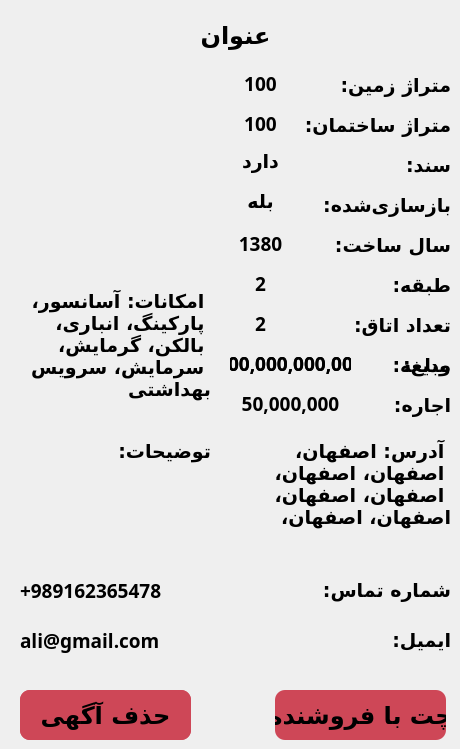
    <widget class="QWidget" name="page_Details_Apartment">
     <widget class="QLabel" name="label_detail_apartment_title">
      <property name="geometry">
       <rect>
        <x>20</x>
        <y>10</y>
        <width>431</width>
        <height>51</height>
       </rect>
      </property>
      <property name="font">
       <font>
        <family>B Nazanin</family>
        <pointsize>18</pointsize>
        <weight>75</weight>
        <bold>true</bold>
       </font>
      </property>
      <property name="text">
       <string>عنوان</string>
      </property>
      <property name="alignment">
       <set>Qt::AlignCenter</set>
      </property>
      <property name="wordWrap">
       <bool>true</bool>
      </property>
     </widget>
     <widget class="QLabel" name="label_41">
      <property name="geometry">
       <rect>
        <x>300</x>
        <y>310</y>
        <width>151</width>
        <height>31</height>
       </rect>
      </property>
      <property name="font">
       <font>
        <family>B Nazanin</family>
        <pointsize>14</pointsize>
        <weight>75</weight>
        <bold>true</bold>
       </font>
      </property>
      <property name="text">
       <string>تعداد اتاق:</string>
      </property>
      <property name="alignment">
       <set>Qt::AlignLeading|Qt::AlignLeft|Qt::AlignVCenter</set>
      </property>
      <property name="wordWrap">
       <bool>true</bool>
      </property>
     </widget>
     <widget class="QLabel" name="label_42">
      <property name="geometry">
       <rect>
        <x>300</x>
        <y>270</y>
        <width>151</width>
        <height>31</height>
       </rect>
      </property>
      <property name="font">
       <font>
        <family>B Nazanin</family>
        <pointsize>14</pointsize>
        <weight>75</weight>
        <bold>true</bold>
       </font>
      </property>
      <property name="text">
       <string>طبقه:</string>
      </property>
      <property name="alignment">
       <set>Qt::AlignLeading|Qt::AlignLeft|Qt::AlignVCenter</set>
      </property>
      <property name="wordWrap">
       <bool>true</bool>
      </property>
     </widget>
     <widget class="QLabel" name="label_43">
      <property name="geometry">
       <rect>
        <x>300</x>
        <y>230</y>
        <width>151</width>
        <height>31</height>
       </rect>
      </property>
      <property name="font">
       <font>
        <family>B Nazanin</family>
        <pointsize>14</pointsize>
        <weight>75</weight>
        <bold>true</bold>
       </font>
      </property>
      <property name="text">
       <string>سال ساخت:</string>
      </property>
      <property name="alignment">
       <set>Qt::AlignLeading|Qt::AlignLeft|Qt::AlignVCenter</set>
      </property>
      <property name="wordWrap">
       <bool>true</bool>
      </property>
     </widget>
     <widget class="QPushButton" name="pushButton_detail_apartment_report">
      <property name="geometry">
       <rect>
        <x>20</x>
        <y>690</y>
        <width>171</width>
        <height>50</height>
       </rect>
      </property>
      <property name="font">
       <font>
        <family>B Nazanin</family>
        <pointsize>18</pointsize>
        <weight>75</weight>
        <bold>true</bold>
       </font>
      </property>
      <property name="cursor">
       <cursorShape>PointingHandCursor</cursorShape>
      </property>
      <property name="styleSheet">
       <string notr="true">background-color: #CE4757;
border-style: solid;
border-color: black;
border-width: 0px;
border-radius: 10px;</string>
      </property>
      <property name="text">
       <string>گزارش آگهی</string>
      </property>
     </widget>
     <widget class="QLabel" name="label_detail_apartment_photo">
      <property name="geometry">
       <rect>
        <x>20</x>
        <y>80</y>
        <width>200</width>
        <height>200</height>
       </rect>
      </property>
      <property name="text">
       <string/>
      </property>
      <property name="pixmap">
       <pixmap resource="resources.qrc">:/images/default.jpg</pixmap>
      </property>
      <property name="scaledContents">
       <bool>true</bool>
      </property>
      <property name="alignment">
       <set>Qt::AlignCenter</set>
      </property>
     </widget>
     <widget class="QLabel" name="label_44">
      <property name="geometry">
       <rect>
        <x>290</x>
        <y>70</y>
        <width>161</width>
        <height>31</height>
       </rect>
      </property>
      <property name="font">
       <font>
        <family>B Nazanin</family>
        <pointsize>14</pointsize>
        <weight>75</weight>
        <bold>true</bold>
       </font>
      </property>
      <property name="text">
       <string>متراژ زمین:</string>
      </property>
      <property name="alignment">
       <set>Qt::AlignLeading|Qt::AlignLeft|Qt::AlignVCenter</set>
      </property>
      <property name="wordWrap">
       <bool>true</bool>
      </property>
     </widget>
     <widget class="QLabel" name="label_detail_apartment_land_area">
      <property name="geometry">
       <rect>
        <x>230</x>
        <y>70</y>
        <width>61</width>
        <height>31</height>
       </rect>
      </property>
      <property name="font">
       <font>
        <family>B Nazanin</family>
        <pointsize>14</pointsize>
        <weight>75</weight>
        <bold>true</bold>
       </font>
      </property>
      <property name="text">
       <string>100</string>
      </property>
      <property name="alignment">
       <set>Qt::AlignHCenter|Qt::AlignTop</set>
      </property>
      <property name="wordWrap">
       <bool>true</bool>
      </property>
     </widget>
     <widget class="QLabel" name="label_46">
      <property name="geometry">
       <rect>
        <x>290</x>
        <y>110</y>
        <width>161</width>
        <height>31</height>
       </rect>
      </property>
      <property name="font">
       <font>
        <family>B Nazanin</family>
        <pointsize>14</pointsize>
        <weight>75</weight>
        <bold>true</bold>
       </font>
      </property>
      <property name="text">
       <string>متراژ ساختمان:</string>
      </property>
      <property name="alignment">
       <set>Qt::AlignLeading|Qt::AlignLeft|Qt::AlignVCenter</set>
      </property>
      <property name="wordWrap">
       <bool>true</bool>
      </property>
     </widget>
     <widget class="QLabel" name="label_detail_apartment_build_area">
      <property name="geometry">
       <rect>
        <x>230</x>
        <y>110</y>
        <width>61</width>
        <height>31</height>
       </rect>
      </property>
      <property name="font">
       <font>
        <family>B Nazanin</family>
        <pointsize>14</pointsize>
        <weight>75</weight>
        <bold>true</bold>
       </font>
      </property>
      <property name="text">
       <string>100</string>
      </property>
      <property name="alignment">
       <set>Qt::AlignHCenter|Qt::AlignTop</set>
      </property>
      <property name="wordWrap">
       <bool>true</bool>
      </property>
     </widget>
     <widget class="QLabel" name="label_detail_apartment_facilities">
      <property name="geometry">
       <rect>
        <x>20</x>
        <y>290</y>
        <width>191</width>
        <height>131</height>
       </rect>
      </property>
      <property name="font">
       <font>
        <family>B Nazanin</family>
        <pointsize>14</pointsize>
        <weight>75</weight>
        <bold>true</bold>
       </font>
      </property>
      <property name="text">
       <string>امکانات: آسانسور، پارکینگ، انباری، بالکن، گرمایش، سرمایش، سرویس بهداشتی</string>
      </property>
      <property name="alignment">
       <set>Qt::AlignLeading|Qt::AlignLeft|Qt::AlignTop</set>
      </property>
      <property name="wordWrap">
       <bool>true</bool>
      </property>
     </widget>
     <widget class="QLabel" name="label_60">
      <property name="geometry">
       <rect>
        <x>290</x>
        <y>190</y>
        <width>161</width>
        <height>31</height>
       </rect>
      </property>
      <property name="font">
       <font>
        <family>B Nazanin</family>
        <pointsize>14</pointsize>
        <weight>75</weight>
        <bold>true</bold>
       </font>
      </property>
      <property name="text">
       <string>بازسازی‌شده:</string>
      </property>
      <property name="alignment">
       <set>Qt::AlignLeading|Qt::AlignLeft|Qt::AlignVCenter</set>
      </property>
      <property name="wordWrap">
       <bool>true</bool>
      </property>
     </widget>
     <widget class="QLabel" name="label_detail_apartment_renovated">
      <property name="geometry">
       <rect>
        <x>230</x>
        <y>190</y>
        <width>61</width>
        <height>31</height>
       </rect>
      </property>
      <property name="font">
       <font>
        <family>B Nazanin</family>
        <pointsize>14</pointsize>
        <weight>75</weight>
        <bold>true</bold>
       </font>
      </property>
      <property name="text">
       <string>بله</string>
      </property>
      <property name="alignment">
       <set>Qt::AlignHCenter|Qt::AlignTop</set>
      </property>
      <property name="wordWrap">
       <bool>true</bool>
      </property>
     </widget>
     <widget class="QLabel" name="label_detail_apartment_year">
      <property name="geometry">
       <rect>
        <x>230</x>
        <y>230</y>
        <width>61</width>
        <height>31</height>
       </rect>
      </property>
      <property name="font">
       <font>
        <family>B Nazanin</family>
        <pointsize>14</pointsize>
        <weight>75</weight>
        <bold>true</bold>
       </font>
      </property>
      <property name="text">
       <string>1380</string>
      </property>
      <property name="alignment">
       <set>Qt::AlignHCenter|Qt::AlignTop</set>
      </property>
      <property name="wordWrap">
       <bool>true</bool>
      </property>
     </widget>
     <widget class="QLabel" name="label_detail_apartment_floor">
      <property name="geometry">
       <rect>
        <x>230</x>
        <y>270</y>
        <width>61</width>
        <height>31</height>
       </rect>
      </property>
      <property name="font">
       <font>
        <family>B Nazanin</family>
        <pointsize>14</pointsize>
        <weight>75</weight>
        <bold>true</bold>
       </font>
      </property>
      <property name="text">
       <string>2</string>
      </property>
      <property name="alignment">
       <set>Qt::AlignHCenter|Qt::AlignTop</set>
      </property>
      <property name="wordWrap">
       <bool>true</bool>
      </property>
     </widget>
     <widget class="QLabel" name="label_detail_apartment_room">
      <property name="geometry">
       <rect>
        <x>230</x>
        <y>310</y>
        <width>61</width>
        <height>31</height>
       </rect>
      </property>
      <property name="font">
       <font>
        <family>B Nazanin</family>
        <pointsize>14</pointsize>
        <weight>75</weight>
        <bold>true</bold>
       </font>
      </property>
      <property name="text">
       <string>2</string>
      </property>
      <property name="alignment">
       <set>Qt::AlignHCenter|Qt::AlignTop</set>
      </property>
      <property name="wordWrap">
       <bool>true</bool>
      </property>
     </widget>
     <widget class="QLabel" name="label_65">
      <property name="geometry">
       <rect>
        <x>320</x>
        <y>570</y>
        <width>131</width>
        <height>41</height>
       </rect>
      </property>
      <property name="font">
       <font>
        <family>B Nazanin</family>
        <pointsize>14</pointsize>
        <weight>75</weight>
        <bold>true</bold>
       </font>
      </property>
      <property name="text">
       <string>شماره تماس:</string>
      </property>
      <property name="alignment">
       <set>Qt::AlignLeading|Qt::AlignLeft|Qt::AlignVCenter</set>
      </property>
      <property name="wordWrap">
       <bool>true</bool>
      </property>
     </widget>
     <widget class="QLabel" name="label_detail_apartment_phone">
      <property name="geometry">
       <rect>
        <x>20</x>
        <y>570</y>
        <width>291</width>
        <height>41</height>
       </rect>
      </property>
      <property name="font">
       <font>
        <family>B Nazanin</family>
        <pointsize>14</pointsize>
        <weight>75</weight>
        <bold>true</bold>
       </font>
      </property>
      <property name="layoutDirection">
       <enum>Qt::LeftToRight</enum>
      </property>
      <property name="text">
       <string>+989162365478</string>
      </property>
      <property name="alignment">
       <set>Qt::AlignLeading|Qt::AlignLeft|Qt::AlignVCenter</set>
      </property>
      <property name="wordWrap">
       <bool>true</bool>
      </property>
     </widget>
     <widget class="QLabel" name="label_67">
      <property name="geometry">
       <rect>
        <x>320</x>
        <y>620</y>
        <width>131</width>
        <height>41</height>
       </rect>
      </property>
      <property name="font">
       <font>
        <family>B Nazanin</family>
        <pointsize>14</pointsize>
        <weight>75</weight>
        <bold>true</bold>
       </font>
      </property>
      <property name="text">
       <string>ایمیل:</string>
      </property>
      <property name="alignment">
       <set>Qt::AlignLeading|Qt::AlignLeft|Qt::AlignVCenter</set>
      </property>
      <property name="wordWrap">
       <bool>true</bool>
      </property>
     </widget>
     <widget class="QLabel" name="label_detail_apartment_email">
      <property name="geometry">
       <rect>
        <x>20</x>
        <y>620</y>
        <width>291</width>
        <height>41</height>
       </rect>
      </property>
      <property name="font">
       <font>
        <family>B Nazanin</family>
        <pointsize>14</pointsize>
        <weight>75</weight>
        <bold>true</bold>
       </font>
      </property>
      <property name="layoutDirection">
       <enum>Qt::LeftToRight</enum>
      </property>
      <property name="text">
       <string>ali@gmail.com</string>
      </property>
      <property name="alignment">
       <set>Qt::AlignLeading|Qt::AlignLeft|Qt::AlignVCenter</set>
      </property>
      <property name="wordWrap">
       <bool>true</bool>
      </property>
     </widget>
     <widget class="QPushButton" name="pushButton_detail_apartment_chat">
      <property name="geometry">
       <rect>
        <x>275</x>
        <y>690</y>
        <width>171</width>
        <height>50</height>
       </rect>
      </property>
      <property name="font">
       <font>
        <family>B Nazanin</family>
        <pointsize>18</pointsize>
        <weight>75</weight>
        <bold>true</bold>
       </font>
      </property>
      <property name="cursor">
       <cursorShape>PointingHandCursor</cursorShape>
      </property>
      <property name="styleSheet">
       <string notr="true">background-color: #CE4757;
border-style: solid;
border-color: black;
border-width: 0px;
border-radius: 10px;</string>
      </property>
      <property name="text">
       <string>چت با فروشنده</string>
      </property>
     </widget>
     <widget class="QLabel" name="label_detail_apartment_total_price">
      <property name="geometry">
       <rect>
        <x>230</x>
        <y>350</y>
        <width>121</width>
        <height>31</height>
       </rect>
      </property>
      <property name="font">
       <font>
        <family>B Nazanin</family>
        <pointsize>14</pointsize>
        <weight>75</weight>
        <bold>true</bold>
       </font>
      </property>
      <property name="text">
       <string>100,000,000,000</string>
      </property>
      <property name="alignment">
       <set>Qt::AlignHCenter|Qt::AlignTop</set>
      </property>
      <property name="wordWrap">
       <bool>true</bool>
      </property>
     </widget>
     <widget class="QLabel" name="label_detail_apartment_total_price_text">
      <property name="geometry">
       <rect>
        <x>360</x>
        <y>350</y>
        <width>91</width>
        <height>31</height>
       </rect>
      </property>
      <property name="font">
       <font>
        <family>B Nazanin</family>
        <pointsize>14</pointsize>
        <weight>75</weight>
        <bold>true</bold>
       </font>
      </property>
      <property name="text">
       <string>مبلغ:</string>
      </property>
      <property name="alignment">
       <set>Qt::AlignLeading|Qt::AlignLeft|Qt::AlignVCenter</set>
      </property>
      <property name="wordWrap">
       <bool>true</bool>
      </property>
     </widget>
     <widget class="QLabel" name="label_detail_apartment_monthly_rent_text">
      <property name="geometry">
       <rect>
        <x>350</x>
        <y>390</y>
        <width>101</width>
        <height>31</height>
       </rect>
      </property>
      <property name="font">
       <font>
        <family>B Nazanin</family>
        <pointsize>14</pointsize>
        <weight>75</weight>
        <bold>true</bold>
       </font>
      </property>
      <property name="text">
       <string>اجاره:</string>
      </property>
      <property name="alignment">
       <set>Qt::AlignLeading|Qt::AlignLeft|Qt::AlignVCenter</set>
      </property>
      <property name="wordWrap">
       <bool>true</bool>
      </property>
     </widget>
     <widget class="QLabel" name="label_detail_apartment_monthly_rent">
      <property name="geometry">
       <rect>
        <x>230</x>
        <y>390</y>
        <width>121</width>
        <height>31</height>
       </rect>
      </property>
      <property name="font">
       <font>
        <family>B Nazanin</family>
        <pointsize>14</pointsize>
        <weight>75</weight>
        <bold>true</bold>
       </font>
      </property>
      <property name="text">
       <string>50,000,000</string>
      </property>
      <property name="alignment">
       <set>Qt::AlignHCenter|Qt::AlignTop</set>
      </property>
      <property name="wordWrap">
       <bool>true</bool>
      </property>
     </widget>
     <widget class="QLabel" name="label_detail_apartment_deposit_text">
      <property name="geometry">
       <rect>
        <x>350</x>
        <y>350</y>
        <width>101</width>
        <height>31</height>
       </rect>
      </property>
      <property name="font">
       <font>
        <family>B Nazanin</family>
        <pointsize>14</pointsize>
        <weight>75</weight>
        <bold>true</bold>
       </font>
      </property>
      <property name="text">
       <string>ودیعه:</string>
      </property>
      <property name="alignment">
       <set>Qt::AlignLeading|Qt::AlignLeft|Qt::AlignVCenter</set>
      </property>
      <property name="wordWrap">
       <bool>true</bool>
      </property>
     </widget>
     <widget class="QLabel" name="label_detail_apartment_deposit">
      <property name="geometry">
       <rect>
        <x>230</x>
        <y>350</y>
        <width>121</width>
        <height>31</height>
       </rect>
      </property>
      <property name="font">
       <font>
        <family>B Nazanin</family>
        <pointsize>14</pointsize>
        <weight>75</weight>
        <bold>true</bold>
       </font>
      </property>
      <property name="text">
       <string>100,000,000,000</string>
      </property>
      <property name="alignment">
       <set>Qt::AlignHCenter|Qt::AlignTop</set>
      </property>
      <property name="wordWrap">
       <bool>true</bool>
      </property>
     </widget>
     <widget class="QLabel" name="label_detail_apartment_full_address">
      <property name="geometry">
       <rect>
        <x>230</x>
        <y>440</y>
        <width>221</width>
        <height>121</height>
       </rect>
      </property>
      <property name="font">
       <font>
        <family>B Nazanin</family>
        <pointsize>14</pointsize>
        <weight>75</weight>
        <bold>true</bold>
       </font>
      </property>
      <property name="text">
       <string>آدرس: اصفهان، اصفهان، اصفهان، اصفهان، اصفهان، اصفهان، اصفهان، </string>
      </property>
      <property name="alignment">
       <set>Qt::AlignLeading|Qt::AlignLeft|Qt::AlignTop</set>
      </property>
      <property name="wordWrap">
       <bool>true</bool>
      </property>
     </widget>
     <widget class="QLabel" name="label_detail_apartment_description">
      <property name="geometry">
       <rect>
        <x>10</x>
        <y>440</y>
        <width>201</width>
        <height>121</height>
       </rect>
      </property>
      <property name="font">
       <font>
        <family>B Nazanin</family>
        <pointsize>14</pointsize>
        <weight>75</weight>
        <bold>true</bold>
       </font>
      </property>
      <property name="text">
       <string>توضیحات:</string>
      </property>
      <property name="alignment">
       <set>Qt::AlignLeading|Qt::AlignLeft|Qt::AlignTop</set>
      </property>
      <property name="wordWrap">
       <bool>true</bool>
      </property>
     </widget>
     <widget class="QLabel" name="label_62">
      <property name="geometry">
       <rect>
        <x>290</x>
        <y>150</y>
        <width>161</width>
        <height>31</height>
       </rect>
      </property>
      <property name="font">
       <font>
        <family>B Nazanin</family>
        <pointsize>14</pointsize>
        <weight>75</weight>
        <bold>true</bold>
       </font>
      </property>
      <property name="text">
       <string>سند:</string>
      </property>
      <property name="alignment">
       <set>Qt::AlignLeading|Qt::AlignLeft|Qt::AlignVCenter</set>
      </property>
      <property name="wordWrap">
       <bool>true</bool>
      </property>
     </widget>
     <widget class="QLabel" name="label_detail_apartment_deed">
      <property name="geometry">
       <rect>
        <x>230</x>
        <y>150</y>
        <width>61</width>
        <height>31</height>
       </rect>
      </property>
      <property name="font">
       <font>
        <family>B Nazanin</family>
        <pointsize>14</pointsize>
        <weight>75</weight>
        <bold>true</bold>
       </font>
      </property>
      <property name="text">
       <string>دارد</string>
      </property>
      <property name="alignment">
       <set>Qt::AlignHCenter|Qt::AlignTop</set>
      </property>
      <property name="wordWrap">
       <bool>true</bool>
      </property>
     </widget>
     <widget class="QPushButton" name="pushButton_detail_apartment_delete">
      <property name="geometry">
       <rect>
        <x>20</x>
        <y>690</y>
        <width>171</width>
        <height>50</height>
       </rect>
      </property>
      <property name="font">
       <font>
        <family>B Nazanin</family>
        <pointsize>18</pointsize>
        <weight>75</weight>
        <bold>true</bold>
       </font>
      </property>
      <property name="cursor">
       <cursorShape>PointingHandCursor</cursorShape>
      </property>
      <property name="styleSheet">
       <string notr="true">background-color: #CE4757;
border-style: solid;
border-color: black;
border-width: 0px;
border-radius: 10px;</string>
      </property>
      <property name="text">
       <string>حذف آگهی</string>
      </property>
     </widget>
    </widget>
